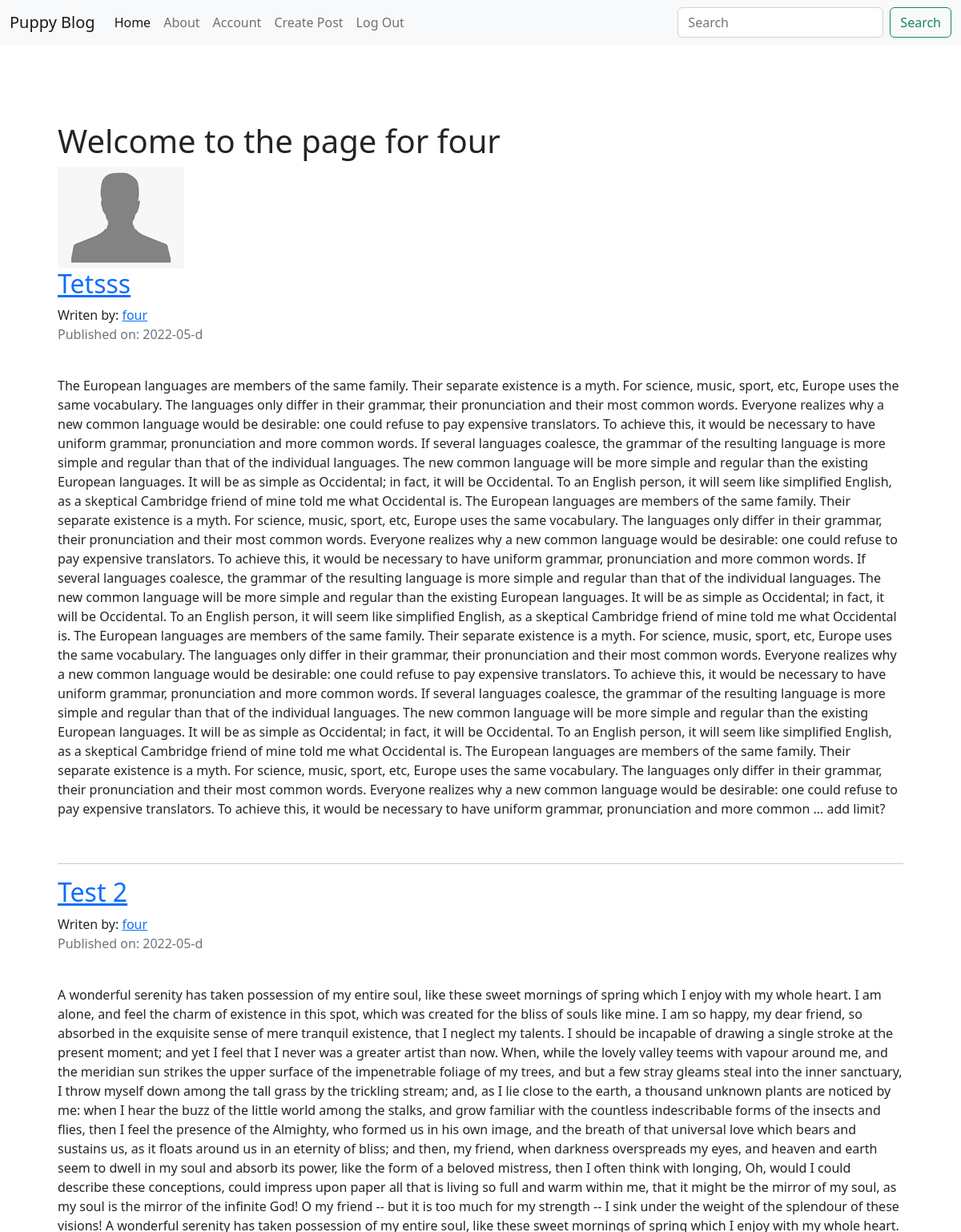
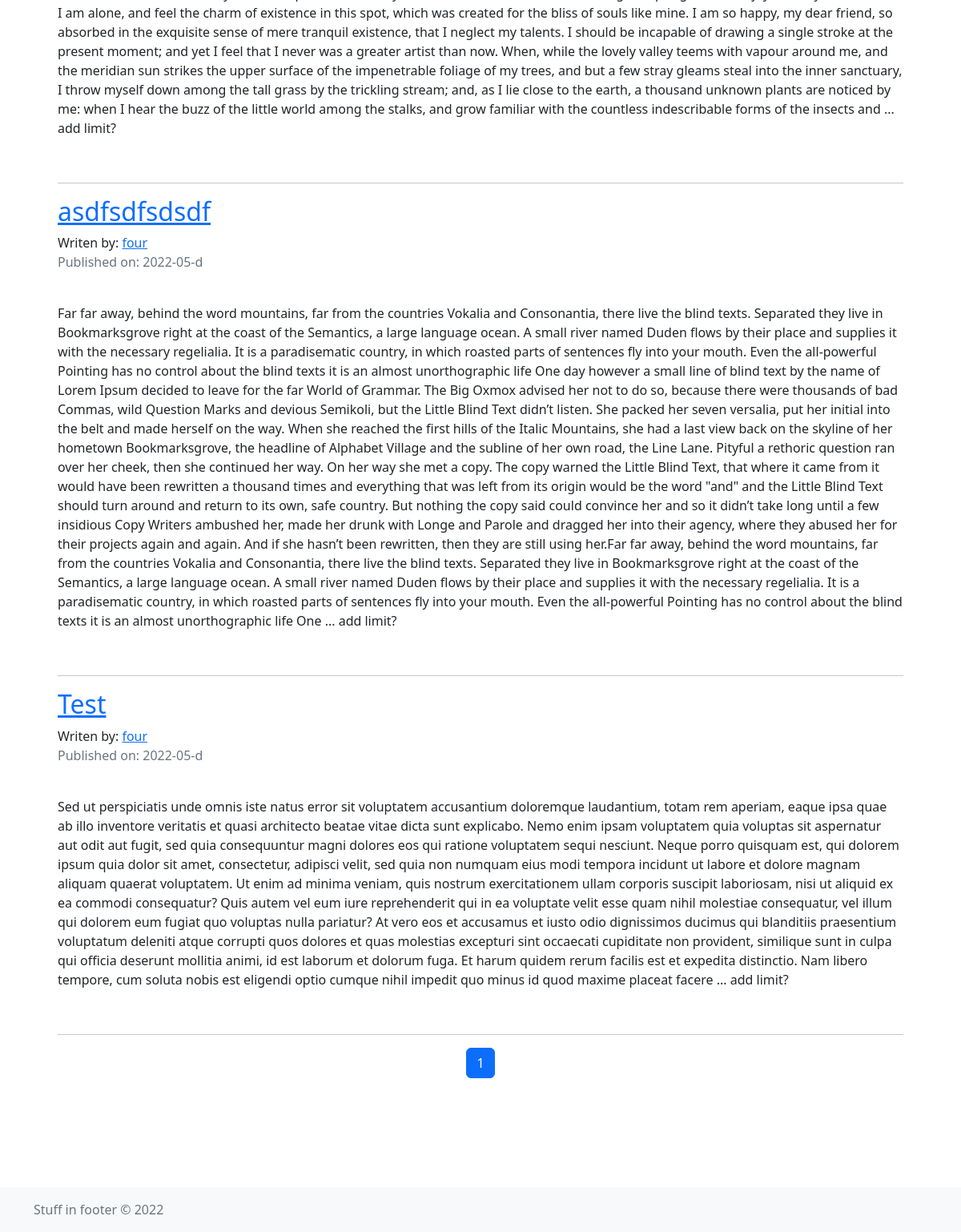
The page /four (signed in) on the database its author committed (2 pictures, top to bottom).
### puppyblog/models.py (models this page shows, shortened)
class User(db.Model, UserMixin):
    __tablename__ = 'users'
    id = db.Column(db.Integer, primary_key=True)
    profile_image = db.Column(db.String(64),nullable=False,default='default_profile.png')
    email = db.Column(db.String(64),unique=True,index=True)
    username = db.Column(db.String(64), unique=True, index=True)
    password_hash = db.Column(db.String(128))
    posts = db.relation('BlogPost',backref='author',lazy=True)

class BlogPost(db.Model):
    users = db.relationship(User)
    id = db.Column(db.Integer, primary_key=True)
    user_id = db.Column(db.Integer, db.ForeignKey('users.id'), nullable=False)
    date = db.Column(db.DateTime, nullable=False, default=datetime.utcnow)
    title = db.Column(db.String(140), nullable=False)
    text = db.Column(db.Text, nullable=False)

### puppyblog/users/views.py (the view)
@users.route("/<username>")
def user_posts(username):
    page = request.args.get('page', 1, type=int)
    user = User.query.filter_by(username=username).first_or_404()
    blog_posts = BlogPost.query.filter_by(author=user).\
        order_by(BlogPost.date.desc()).paginate(page=page,per_page=5)
    return render_template('user_blog_posts.html',blog_posts=blog_posts,user=user)

### puppyblog/models.py (called while the page is built)
@login_manager.user_loader
def load_user(user_id):
    return User.query.get(user_id)

### puppyblog/templates/user_blog_posts.html
{% extends 'base.html' %}
{% block content %}
<div class="container">
  <h1>Welcome to the page for {{ user.username }}</h1>
  <img src="{{ url_for('static', filename='profile_pics/'+current_user.profile_image) }}" alt="">
{% for post in blog_posts.items %}
  <h2><a href="{{ url_for('blog_posts.blog_post',blog_post_id=post.id)}}">{{ post.title }}</a></h2>
    Writen by: <a href="{{ url_for('users.user_posts',username=post.author.username) }}">{{ post.author.username }}</a>
    <p class="text-muted">Published on: {{ post.date.strftime("%Y-%m-d") }}</p>
    <br>
    <p>{{ post.text }} ... add limit?</p>
    <br>
    <hr>
{% endfor %}
</div>
<nav aria-label="Page navigation">
  <ul class="pagination justify-content-center">
    {% for page_num in blog_posts.iter_pages(left_edge=1,right_edge=1,left_current=1,right_current=2) %}
        {% if blog_posts.page == page_num %}
            <li class="page-item active"><a class="page-link" href="{{ url_for('users.user_posts',username=user.username,page=page_num) }}">{{ page_num }}</a></li>
        {% else %}
          <li class="page-item"><a class="page-link" href="{{ url_for('users.user_posts',username=user.username,page=page_num) }}">{{ page_num }}</a></li>
        {% endif %}
    {% endfor %}
  </ul>
</nav>
{% endblock %}

### puppyblog/templates/base.html (shortened to what this page needs)
<!DOCTYPE html>
<html lang="en">
<head>
    <link href="https://cdn.jsdelivr.net/npm/bootstrap@5.2.0-beta1/dist/css/bootstrap.min.css" rel="stylesheet">
</head>
<body>
  <nav class="navbar navbar-expand-lg bg-light">
  <div class="container-fluid">
    <a class="navbar-brand" href="{{ url_for('core.index') }}">Puppy Blog</a>
    <div class="collapse navbar-collapse" id="navbarSupportedContent">
      <ul class="navbar-nav me-auto mb-2 mb-lg-0">
        <li class="nav-item">
          <a class="nav-link active" aria-current="page" href="{{ url_for('core.index') }}">Home</a>
        </li>
        <li class="nav-item">
          <a class="nav-link" href="{{ url_for('core.info') }}">About</a>
        </li>
        {% if current_user.is_authenticated %}
          <li class="nav-item">
          <a class="nav-link" href="{{ url_for('users.account') }}">Account</a>
        </li>
          <li class="nav-item">
          <a class="nav-link" href="{{ url_for('blog_posts.create_post') }}">Create Post</a>
        </li>
          <li class="nav-item">
          <a class="nav-link" href="{{ url_for('users.logout') }}">Log Out</a>
        </li>
        {% else %}
          <li class="nav-item">
          <a class="nav-link" href="{{ url_for('users.login') }}">Log In</a>
        </li>
          <li class="nav-item">
          <a class="nav-link" href="{{ url_for('users.register') }}#">Register</a>
        {% endif %}
      </ul>
      <form class="d-flex" role="search">
        <input class="form-control me-2" type="search" placeholder="Search" aria-label="Search">
        <button class="btn btn-outline-success" type="submit">Search</button>
      </form>
    </div>
  </div>
</nav>
  <main class="flex-shrink-0">
        <div class="p-5 mb-4 rounded-3">
            <div class="container-fluid py-5">
                {% block content %}
                {% endblock %}
            </div>
        </div>
</main>
{% include 'footer.html' %}
</body>
</html>

### puppyblog/templates/footer.html
<footer class="footer mt-auto py-3 bg-light">
  <div class="container">
    <span class="text-muted">Stuff in footer &copy; 2022</span>
  </div>
</footer>

### rows shown on the page
User: username "four", profile_image (placeholder picture)
BlogPost: title "Tetsss", author.username "four", date "2022-05-d", text "The European languages are members of the same family. Their separate existence is a myth. For science, music, sport, etc, Europe uses the same vocabulary. The languages only differ in their grammar, their pronunciation and their most common words. Everyone realizes why a new common language would be desirable: one could refuse to pay expensive translators. To achieve this, it would be necessary to have uniform grammar, pronunciation and more common words. If several languages coalesce, the grammar of the resulting language is more simple and regular than that of the individual languages. The new common language will be more simple and regular than the existing European languages. It will…"
BlogPost: title "Test 2", author.username "four", date "2022-05-d", text "A wonderful serenity has taken possession of my entire soul, like these sweet mornings of spring which I enjoy with my whole heart. I am alone, and feel the charm of existence in this spot, which was created for the bliss of souls like mine. I am so happy, my dear friend, so absorbed in the exquisite sense of mere tranquil existence, that I neglect my talents. I should be incapable of drawing a single stroke at the present moment; and yet I feel that I never was a greater artist than now. When, while the lovely valley teems with vapour around me, and the meridian sun strikes the upper surface of the impenetrable foliage of my trees, and but a few stray gleams steal into the inner sanctuary,…"
BlogPost: title "asdfsdfsdsdf", author.username "four", date "2022-05-d", text "Far far away, behind the word mountains, far from the countries Vokalia and Consonantia, there live the blind texts. Separated they live in Bookmarksgrove right at the coast of the Semantics, a large language ocean. A small river named Duden flows by their place and supplies it with the necessary regelialia. It is a paradisematic country, in which roasted parts of sentences fly into your mouth. Even the all-powerful Pointing has no control about the blind texts it is an almost unorthographic life One day however a small line of blind text by the name of Lorem Ipsum decided to leave for the far World of Grammar. The Big Oxmox advised her not to do so, because there were thousands of bad…"
BlogPost: title "Test", author.username "four", date "2022-05-d", text "Sed ut perspiciatis unde omnis iste natus error sit voluptatem accusantium doloremque laudantium, totam rem aperiam, eaque ipsa quae ab illo inventore veritatis et quasi architecto beatae vitae dicta sunt explicabo. Nemo enim ipsam voluptatem quia voluptas sit aspernatur aut odit aut fugit, sed quia consequuntur magni dolores eos qui ratione voluptatem sequi nesciunt. Neque porro quisquam est, qui dolorem ipsum quia dolor sit amet, consectetur, adipisci velit, sed quia non numquam eius modi tempora incidunt ut labore et dolore magnam aliquam quaerat voluptatem. Ut enim ad minima veniam, quis nostrum exercitationem ullam corporis suscipit laboriosam, nisi ut aliquid ex ea commodi…"

### other values the page prints
{{ page_num }} "1"
